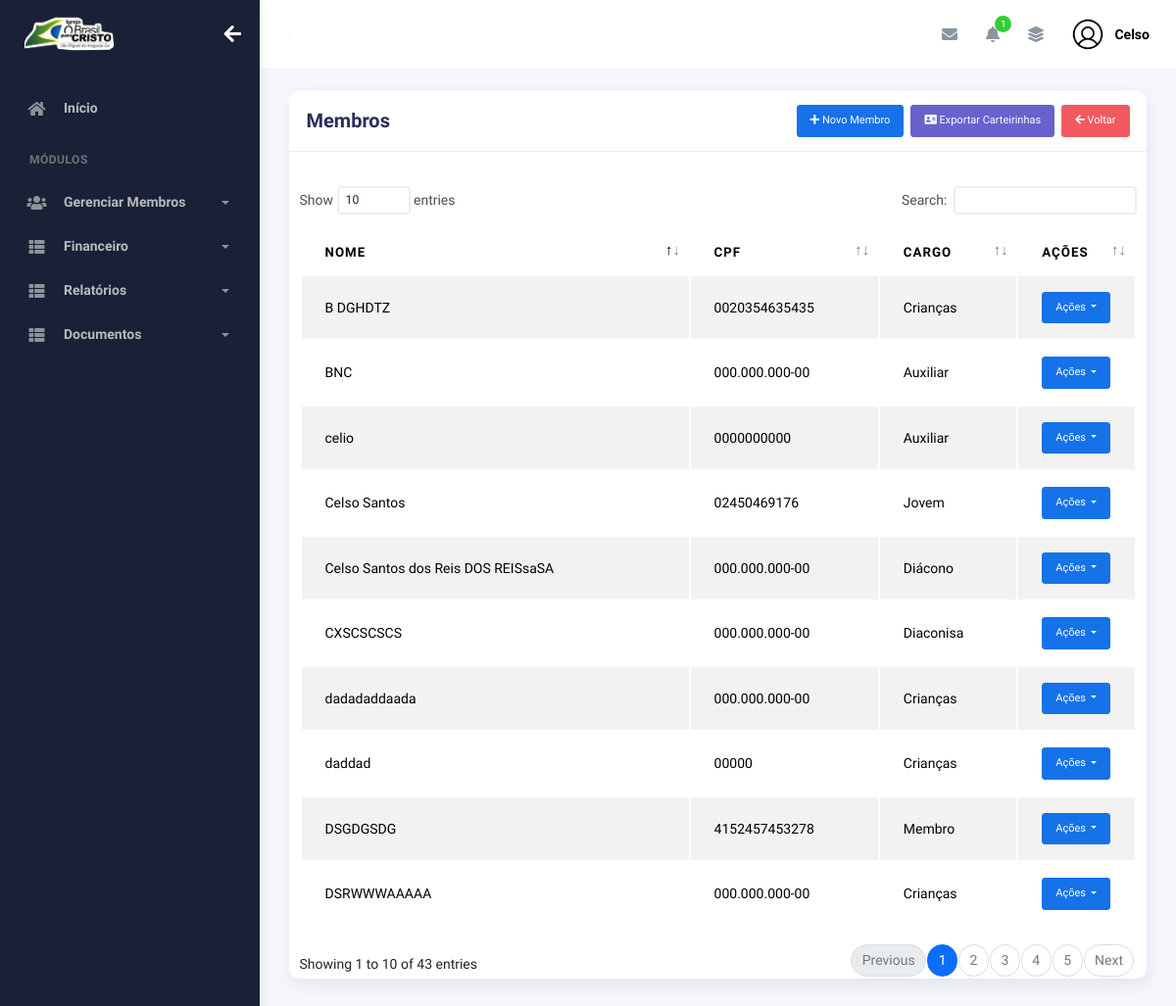
Page /index/membros/ (signed in) on the earlier database version.
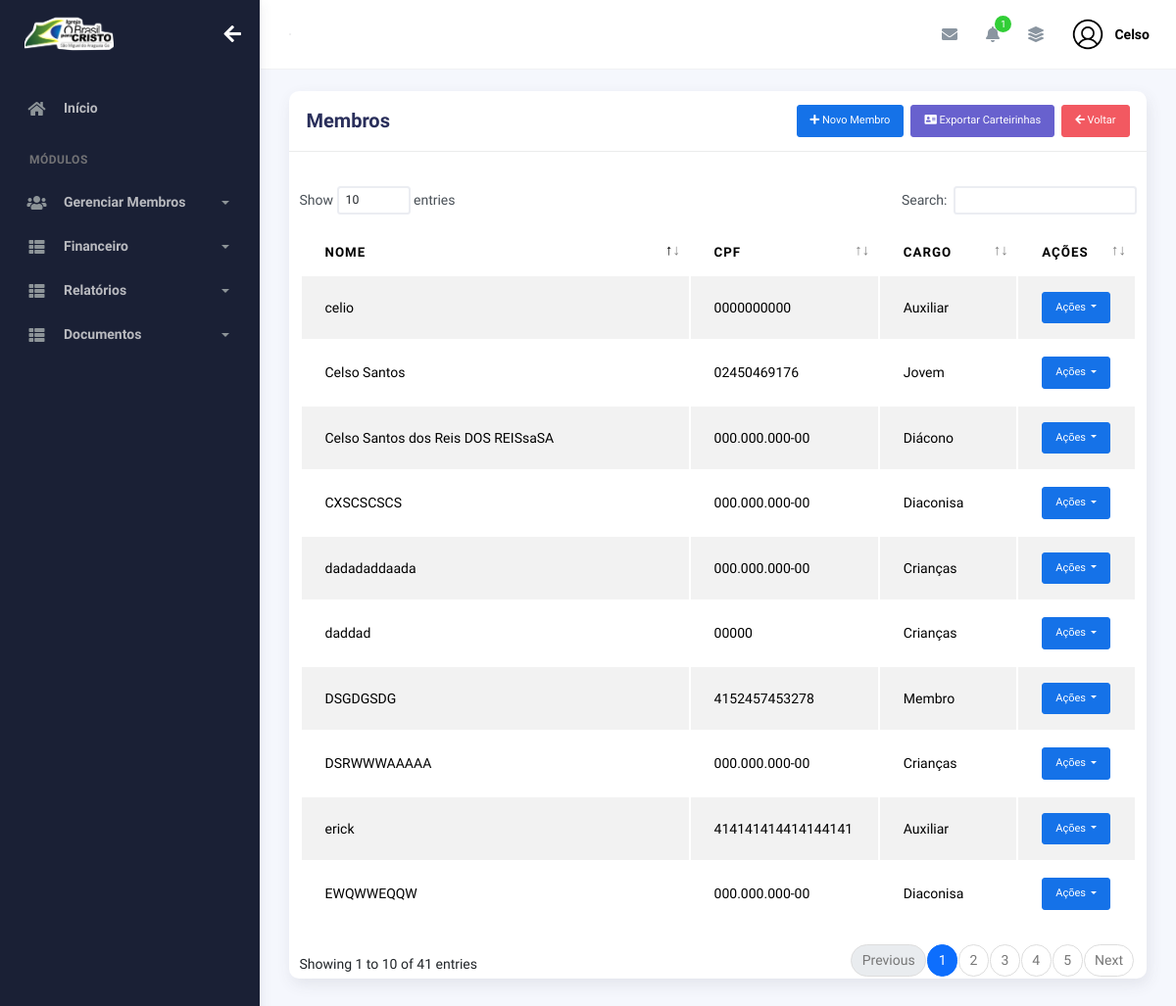
Same page on the later database version.
### plataformaigreja/models.py (models this page shows, shortened)
class Membros(models.Model):
    choices_sexo = (('F', 'Feminino'),
                    ('M', 'Masculino'))
    choices_cargo = (('A', 'Auxiliar'),
                     ('C', 'Congregado'),
                     ('Cr', 'Crianças'),
                     ('Da', 'Diaconisa'),
                     ('D', 'Diácono'),
                     ('E', 'Evangelista'),
                     ('J', 'Jovem'),
                     ('Mb', 'Membro'),
                     ('Mi', 'Missionário(a)'),
                     ('Pr', 'Pastor'),
                     ('P', 'Presbítero'))
    nome = models.CharField(max_length=50)
    sexo = models.CharField(max_length=1, choices=choices_sexo)
    cpf = models.CharField(max_length=20, blank=True, null=True)
    email = models.EmailField(blank=True, null=True)
    telefone = models.CharField(max_length=19, blank=True, null=True)
    endereco = models.CharField(max_length=100, blank=True, null=True)
    foto = models.ImageField(upload_to="img_membros", null=True, blank=True)
    data_nascimento = models.DateField(null=True, blank=True)
    data_batismo = models.DateField(null=True, blank=True)
    cargo = models.CharField(max_length=2, choices=choices_cargo)
    pastor = models.ForeignKey(
        User,
        on_delete=models.CASCADE
    )
    nome_igreja = models.ForeignKey('igreja.Igreja', on_delete=models.CASCADE, null=True, blank=True)
    ativo = models.BooleanField(default=True)

### plataformaigreja/views.py (the view, shortened to what this page needs)
# urls.py: path('membros/', views.membros, name='membros'),
@login_required(login_url='/usuarios/login')
def membros(request):
    if request.method == "GET":
        membros = Membros.objects.filter(pastor=request.user, ativo=True)
        total_membros = membros.count()  # Conta os membros daquele pastor
        return render(request, 'membros.html', {
            'membros': membros,
            'total_membros': total_membros,
        })

### igreja/context_processors.py (called while the page is built)
def logo_igreja(request):
    if request.user.is_authenticated:
        igreja = Igreja.objects.filter(pastor=request.user).first()
        return {"logo_igreja": igreja.logo.url if igreja and igreja.logo else None}
    return {"logo_igreja": None}

### plataformaigreja/context_processors.py (called while the page is built)
def total_membros_context(request):
    if request.user.is_authenticated:
        total_membros = Membros.objects.filter(pastor=request.user, ativo=True).count()
    else:
        total_membros = 0
    return {
        'total_membros': total_membros
    }

def total_membros_transferidos(request):
    if request.user.is_authenticated:
        total_membros_transf = Membros.objects.filter(pastor=request.user, ativo=False).count()
    else:
        total_membros_transf = 0
    return {
        'total_membros_transf': total_membros_transf
    }

### plataformaigreja/templates/membros.html (shortened to what this page needs)
{% extends "bases/base_plataformaigreja.html" %}
{% load static %}
{% block 'conteudo' %}
<div class="row">
  <div class="col-md-12">
    <div class="card">
      <div class="card-header">
        <div class="d-flex align-items-center">
          <h4 class="card-title">Membros</h4>
          <button class="btn btn-primary ms-auto btn-sm" data-bs-toggle="modal"
            data-bs-target="#addRowModal"><i class="fa fa-plus"></i>
            Novo Membro
          </button>
          <a href="{% url 'selecionar_carteirinhas' %}" class="btn btn-secondary ms-2 btn-sm"><i class="fas fa-address-card"></i> Exportar Carteirinhas</a>
          <a href="{% url 'controle_membros' %}" class="btn btn-danger ms-2 btn-sm"><i class="fas fa-arrow-left"></i> Voltar</a>
        </div>
      </div>
      <div class="card-body">
      </div>
        <div class="table-responsive">
          <table id="add-row" class="display table table-striped table-hover">
            <thead>
              <tr>
                <th>Nome</th>
                <th>CPF</th>
                <th>CARGO</th>
                <th style="width: 10%">Ações</th>
              </tr>
            </thead>
            <tbody>
              {% for membro in membros %}
                <tr>
                  <td>{{membro.nome}}</td>
                  <td>{{membro.cpf | default:"000.000.000-00"}}</td>
                  <td>
                    {% if membro.cargo == "Mb" %}
                      Membro
                    {% elif membro.cargo == "A" %}
                      Auxiliar
                    {% elif membro.cargo == "C" %}
                      Congregado
                    {% elif membro.cargo == "Cr" %}
                      Crianças
                    {% elif membro.cargo == "Da" %}
                      Diaconisa
                    {% elif membro.cargo == "D" %}
                      Diácono
                    {% elif membro.cargo == "E" %}
                      Evangelista
                    {% elif membro.cargo == "J" %}
                      Jovem
                    {% elif membro.cargo == "Mi" %}
                      Missionário(a)
                    {% elif membro.cargo == "Pr" %}
                      Pastor
                    {% elif membro.cargo == "P" %}
                      Presbítero
                    {% endif %}
                  </td>
                  <td>
                    <button id="btnGroupDrop1" type="button" class="btn btn-primary btn-sm dropdown-toggle" data-bs-toggle="dropdown" aria-expanded="false">
                      Ações
                    </button>
                  </td>
                </tr>
              {% endfor %}
            </tbody>
          </table>
        </div>
      </div>
    </div>
  </div>
</div>
</div>
{% endblock %}

Differences in the rows shown:
no longer on this page (row edited): Membros: nome "B DGHDTZ", cpf "0020354635435", cargo "Crianças"
no longer on this page (row edited): Membros: nome "BNC", cpf "000.000.000-00", cargo "Auxiliar"
now on this page (row unchanged): Membros: nome "EWQWWEQQW", cpf "000.000.000-00", cargo "Diaconisa"
now on this page (row unchanged): Membros: nome "erick", cpf "414141414414144141", cargo "Auxiliar"
Other differences:
text written by a page script: "Show entries Search: Showing 1 to 10 of 43 entries Previous 1 2 3 4 5 Next" → "Show entries Search: Showing 1 to 10 of 41 entries Previous 1 2 3 4 5 Next"
